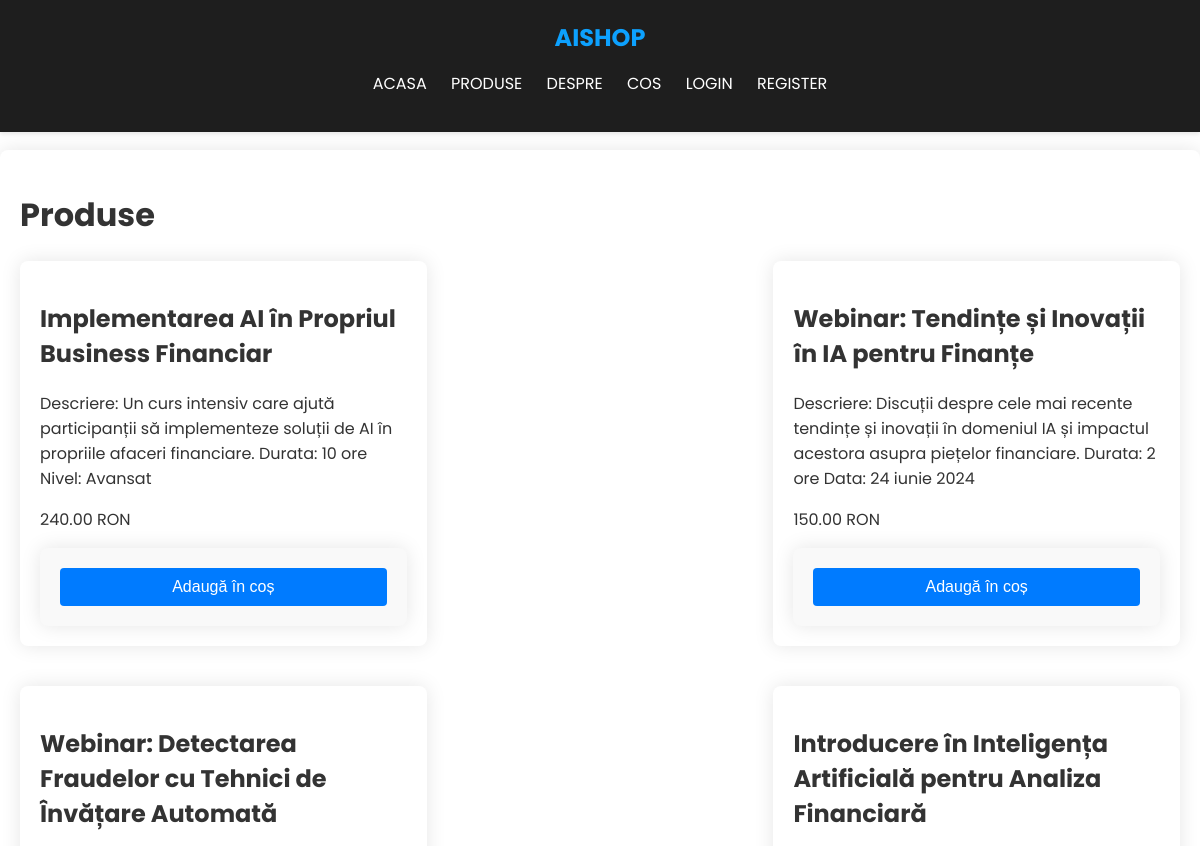
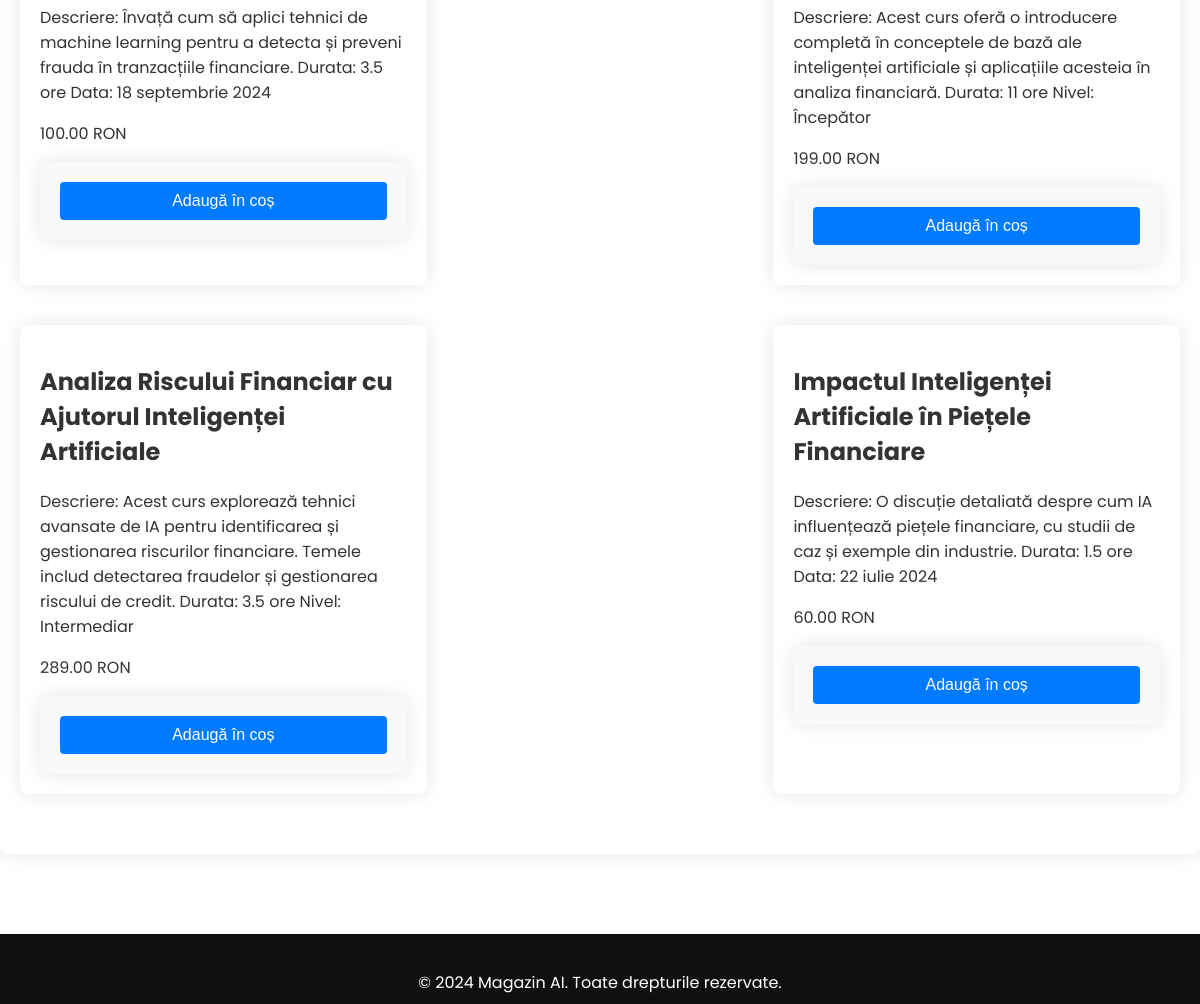
/products.php, run on the app's committed database (2 pictures, top to bottom).
### tables this page shows
CREATE TABLE IF NOT EXISTS `products` (
  `id` int NOT NULL AUTO_INCREMENT,
  `name` varchar(100) NOT NULL,
  `description` text,
  `price` decimal(10,2) NOT NULL,
  PRIMARY KEY (`id`)
);

### products.php (the view, shortened to what this page needs)
<?php include('php/header.php'); ?>
<?php include('php/db.php'); ?>
<div class="container">
    <h1>Produse</h1>
    <div class="product-list">
        <?php
        $sql = "SELECT * FROM products";
        $result = $conn->query($sql);
        if ($result->num_rows > 0) {
            while($row = $result->fetch_assoc()) {
                echo "<div class='product'>";
                echo "<h2>" . $row['name'] . "</h2>";
                echo "<p>" . $row['description'] . "</p>";
                echo "<p>" . $row['price'] . " RON</p>";
                echo "<form action='cart.php' method='post'>";
                echo "<button type='submit'>Adaugă în coș</button>";
                echo "</form>";
                echo "</div>";
            }
        } else {
            echo "Nu există produse disponibile.";
        }
        ?>
    </div>
</div>
<?php include('php/footer.php'); ?>

### php/header.php (shortened to what this page needs)
<!DOCTYPE html>
<html lang="en">
<head>
    <link rel="stylesheet" href="css/style.css">
</head>
<body>
<header>
    <h1>AISHOP</h1>
    <nav>
        <ul>
            <li><a href="index.php">Acasa</a></li>
            <li><a href="products.php">Produse</a></li>
            <li><a href="about.php">Despre</a></li>
            <li><a href="cart.php">Cos</a></li>
            <?php if (isset($_SESSION['user_id'])): ?>
                <li><a href="logout.php">Logout</a></li>
            <?php else: ?>
                <li><a href="login.php">Login</a></li>
                <li><a href="register.php">Register</a></li>
            <?php endif; ?>
        </ul>
    </nav>
</header>
<main>

### php/footer.php
</main>
<footer>
    <p>&copy; 2024 Magazin AI. Toate drepturile rezervate.</p>
</footer>
</body>
</html>

### css/style.css (style rules this page uses)
body { font-family: "Poppins", sans-serif; margin: 0; padding: 0; background-color: #ffffff; color: #333; }
a { color: #007bff; text-decoration: none; }
.container { max-width: 1200px; margin: 150px auto; padding: 20px; background-color: #fff; border-radius: 8px; box-shadow: 0 0 20px rgba(0, 0, 0, 0.1); }
header { width: 100%; position: fixed; top:0; background-color: #1e1e1e; color: white; padding: 20px 0; text-align: center; box-shadow: 0 2px 4px rgba(0, 0, 0, 0.1); }
header h1 { color: #0da1fe; margin: 0; font-size: 24px; text-transform: uppercase; }
nav ul { list-style: none; padding: 0; text-align: center; }
nav ul li { display: inline; margin: 0 10px; }
nav ul li a { color: rgb(255, 255, 255); text-decoration: none; font-size: 16px; transition: color 0.3s ease; text-transform: uppercase; }
.product-list { display: flex; flex-wrap: wrap; justify-content: space-between; }
.product { width: calc(33.33% - 20px); margin-bottom: 40px; background-color: #ffffff; border-radius: 8px; box-shadow: 0 0 20px rgba(0, 0, 0, 0.1); overflow: hidden; padding: 20px; transition: transform 0.3s ease-in-out; }
form { max-width: 400px; margin: 0 auto; background-color: #f9f9f9; padding: 20px; border-radius: 8px; box-shadow: 0 0 20px rgba(0, 0, 0, 0.1); }
form button { width: 100%; padding: 10px; background-color: #007bff; color: white; border: none; border-radius: 4px; font-size: 16px; cursor: pointer; text-decoration: none; }
footer { position: fixed; width: 100%; height: 30px; background-color: #101010; color: white; text-align: center; padding: 20px 0; bottom: 0px; }
footer p { bottom: 20px; }

### data on the page
products: name "Implementarea AI în Propriul Business Financiar", description "Descriere: Un curs intensiv care ajută participanții să implementeze soluții de AI în propriile afaceri financiare. Durata: 10 ore Nivel: Avansat", price "240.00"
products: name "Webinar: Tendințe și Inovații în IA pentru Finanțe", description "Descriere: Discuții despre cele mai recente tendințe și inovații în domeniul IA și impactul acestora asupra piețelor financiare. Durata: 2 ore Data: 24 iunie 2024", price "150.00"
products: name "Webinar: Detectarea Fraudelor cu Tehnici de Învățare Automată", description "Descriere: Învață cum să aplici tehnici de machine learning pentru a detecta și preveni frauda în tranzacțiile financiare. Durata: 3.5 ore Data: 18 septembrie 2024", price "100.00"
products: name "Introducere în Inteligența Artificială pentru Analiza Financiară", description "Descriere: Acest curs oferă o introducere completă în conceptele de bază ale inteligenței artificiale și aplicațiile acesteia în analiza financiară. Durata: 11 ore Nivel: Începător", price "199.00"
products: name "Analiza Riscului Financiar cu Ajutorul Inteligenței Artificiale", description "Descriere: Acest curs explorează tehnici avansate de IA pentru identificarea și gestionarea riscurilor financiare. Temele includ detectarea fraudelor și gestionarea riscului de credit. Durata: 3.5 ore Nivel: Intermediar", price "289.00"
products: name "Impactul Inteligenței Artificiale în Piețele Financiare", description "Descriere: O discuție detaliată despre cum IA influențează piețele financiare, cu studii de caz și exemple din industrie. Durata: 1.5 ore Data: 22 iulie 2024", price "60.00"
